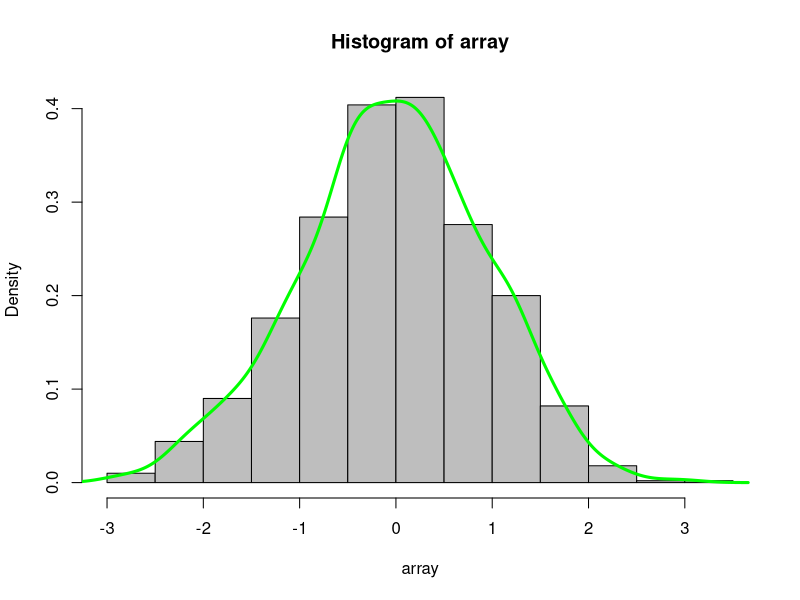

Write the R code that produced this figure.
array<-array(rnorm(1000,0,1) )
hist(array, col="grey", prob=TRUE)
lines(density(array), col="green",lwd="3")

states <- as.data.frame(state.x77[, c("Murder", "Population", 
                                      "Illiteracy", "Income", "Frost")])
